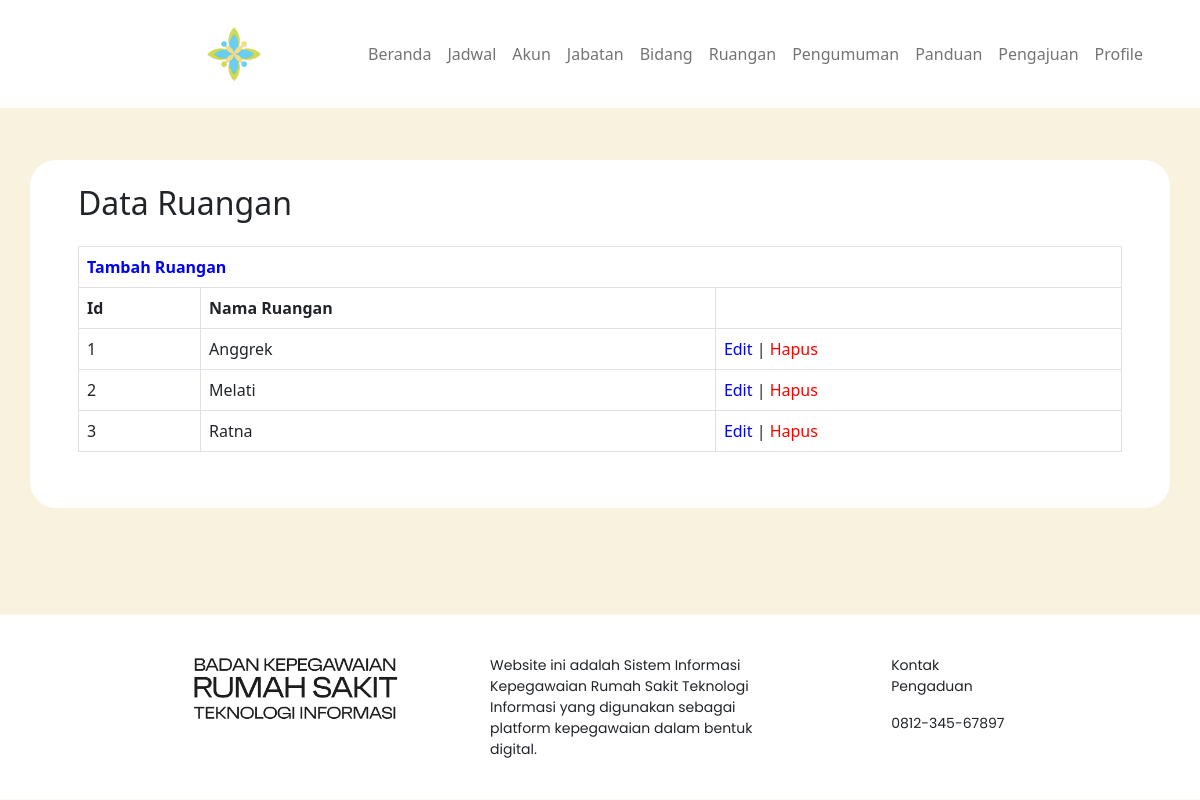
Screenshot of /ruangan.php (signed in) with the database file from the repository.
### tables this page shows
CREATE TABLE tb_ruangan(
	id_ruangan INT AUTO_INCREMENT,
	nama_ruangan VARCHAR(255),
	PRIMARY KEY(id_ruangan),
	UNIQUE(nama_ruangan)
);

### ruangan.php (the view, shortened to what this page needs)
<?php
if (!isset($_SESSION["id_pegawai"]) || $_SESSION['nama_jabatan'] != 'Admin') {
    header("location:login.php");
} else {
    require "./dbConnection.php";
    $sql = 'SELECT *
            FROM tb_ruangan
            ORDER BY id_ruangan
            ;'
    ;
    $statement = $pdo->query($sql);
}
?>
<!doctype html>
<html lang="en">
<head>
    <link rel="stylesheet" href="style/beranda-after.css">
    <link href="https://cdn.jsdelivr.net/npm/bootstrap@5.2.3/dist/css/bootstrap.min.css" rel="stylesheet">
</head>
    <body class="d-flex flex-column min-vh-100" style="background-color: #F8F2DE;">
        <div class="d-flex flex-column justify-content-start header fixed-top">
                    <nav class="navbar navbar-expand-sm">
                        <div class="container-fluid">
                                <img src="img/char-logo.png" alt="logo-rumah-sakit" height="60" style="padding-right: 8vw ;margin-left: 16vw;";>
                            <div class="collapse navbar-collapse" id="navbarNav">
                                <ul class="navbar-nav text-center">
                                    <li class="nav-item">
                                    <a class="nav-link" aria-current="page" href="beranda-after_admin.php">Beranda</a>
                                    </li>
                                    <li class="nav-item">
                                    <a class="nav-link" href="jadwal_admin.php">Jadwal</a>
                                    </li>
                                    <li class="nav-item">
                                    <a class="nav-link" href="akun.php">Akun</a>
                                    </li>
                                    <li class="nav-item">
                                    <a class="nav-link" href="jabatan.php">Jabatan</a>
                                    </li>
                                    <li class="nav-item">
                                    <a class="nav-link" href="bidang.php">Bidang</a>
                                    </li>
                                    <li class="nav-item">
                                    <a class="nav-link" href="ruangan.php">Ruangan</a>
                                    </li>
                                    <li class="nav-item">
                                    <a class="nav-link" href="pengumuman_admin.php">Pengumuman</a>
                                    </li>
                                    <li class="nav-item">
                                    <a class="nav-link" href="panduan_admin.php">Panduan</a>
                                    </li>
                                    <li class="nav-item">
                                    <a class="nav-link" href="pengajuan_admin.php">Pengajuan</a>
                                    </li>
                                    <li class="nav-item">
                                    <a class="nav-link" href="profile_admin.php">Profile</a>
                                    </li>
                                </ul>
                            </div>
                        </div>
                    </nav>
                </div>
        <div class="container" style="background-color: #ffff; margin-top: 20vh; border-radius: 26px;">
            <div class="d-flex flex-column justify-content-evenly" style="margin-top: 3vh; margin-left: 3vw; margin-right: 3vw; margin-bottom: 5vh;">
                <h2>Data Ruangan</h2>
                <table class="table table-bordered" style="margin-top: 2vh;">
                    <tbody>
                        <tr>
                        <th colspan="3">
                            <a href="./ruangan_input.php" style="text-decoration:none; color: blue">Tambah Ruangan</a>
                        </th>
                        </tr>
                        <tr>
                        <th>Id</th>
                        <th>Nama Ruangan</th>
                        <th></th>
                        </tr>
                        <?php while ($user = $statement->fetch(PDO::FETCH_ASSOC)) : ?>
                            <tr>
                                <td>
                                    <?php echo $user['id_ruangan'] ?>
                                </td>
                                <td>
                                    <?php echo $user['nama_ruangan'] ?>
                                </td>
                                <td>
                                    <a href="./ruangan_edit.php?id_ruangan=<?= $user['id_ruangan'] ?>" style="text-decoration:none; color: blue">Edit</a>
                                    |
                                    <a href="./ruangan_hapus.php?id_ruangan=<?= $user['id_ruangan'] ?>" style="text-decoration:none; color: red">Hapus</a>
                                </td>
                            </tr>
                        <?php endwhile; ?>
                    </tbody>
                </table>
            </div>
        </div>
        <div class="d-flex flex-row-lg justify-content-evenly footer">
            <div class="d-lg-flex flex-row justify-content-between">
                <img src="img/title-logo-black-2.png" alt="logo pegawai" height="70" style="padding-right: 80px">
                <p class="desc">Website ini adalah Sistem Informasi Kepegawaian Rumah Sakit Teknologi Informasi yang digunakan sebagai platform kepegawaian dalam bentuk digital.</p>
            </div>
            <div class="d-flex flex-column justify-content-start informasi">
                <p class="kontak">Kontak Pengaduan</p>
                <p class="nomor">0812-345-67897</p>
            </div>
        </div>
    </body>
</html>

### style/beranda-after.css (style rules this page uses)
body { min-height: 100vh; }
.header { background-color: #ffff; padding-top: 2vh; padding-bottom: 2vh; }
.footer { position: sticky; top: 100%; background-color: #ffff; padding-left: 16vw; padding-right: 16vw; padding-top: 5vh; padding-bottom: 3vh; margin-top: 10vh; }
.desc { margin-right: 10vw; margin-left: 1vw; font-size: 14px; font-family: "poppins"; }
.kontak { font-size: 14px; font-family: "poppins"; }
.nomor { font-size: 14px; font-family: "poppins"; }
.informasi { width: 250px; }

### rows the page displays
tb_ruangan: id_ruangan "1", nama_ruangan "Anggrek"
tb_ruangan: id_ruangan "2", nama_ruangan "Melati"
tb_ruangan: id_ruangan "3", nama_ruangan "Ratna"
